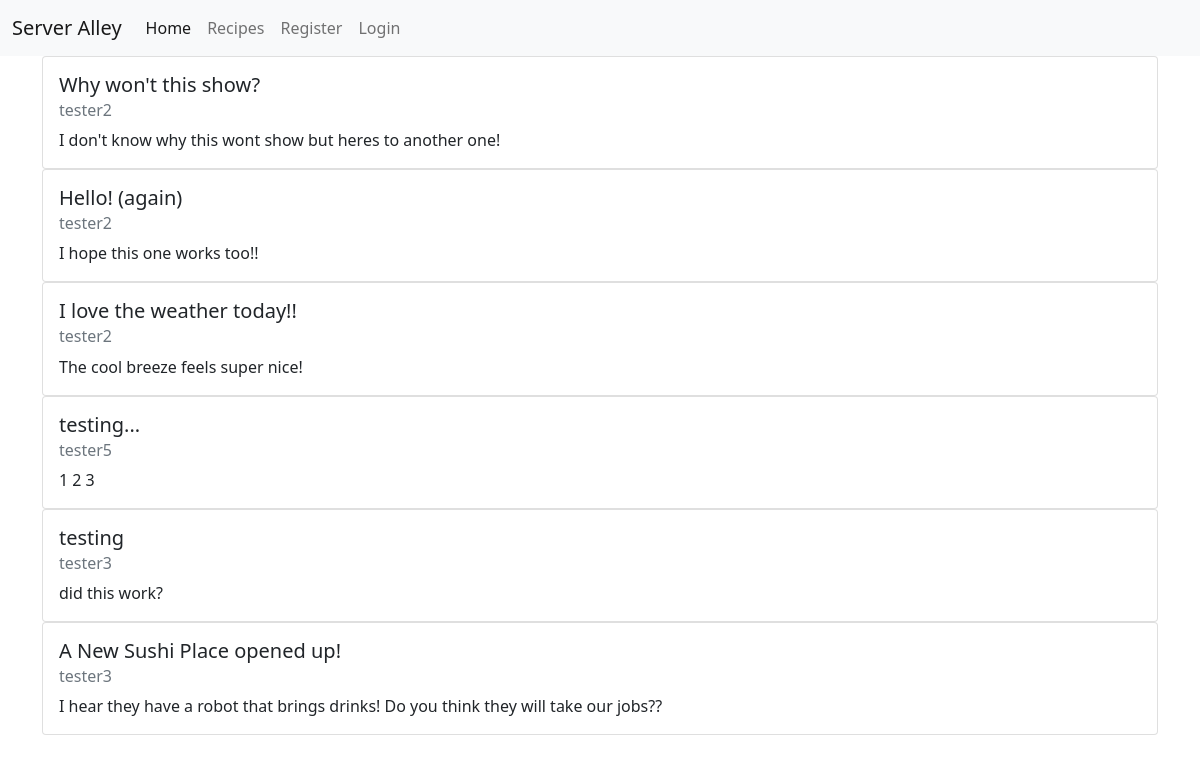
Page /blog on the committed database.
### app/models.py (models this page shows, shortened)
class Post( db.Model):
     id= db.Column(db.Integer, primary_key=True)
     title = db.Column(db.String(100), nullable= False)
     body = db.Column(db.String(1000), nullable= False)
     date_created= db.Column(db.DateTime, nullable= False, default=datetime.utcnow)
     user_id= db.Column (db.Integer,db.ForeignKey('user.id'), nullable=False)
     def get_user(self):
         return User.query.filter_by(id=self.user_id).first().username

class User(db.Model, UserMixin):
    id= db.Column(db.Integer, primary_key=True)
    username= db.Column(db.String(20), unique=True, nullable=False)
    email= db.Column(db.String(50),unique=True, nullable=False)
    password= db.Column(db.String(256), nullable=False)
    date_created= db.Column(db.DateTime, nullable= False, default=datetime.utcnow)
    posts=db.relationship('Post', backref='user')

### app/routes.py (the view)
@app.route('/blog')
def blog():
    posts= Post.query.all()
    return render_template('blog.html', posts = posts)

### app/templates/blog.html (shortened to what this page needs)
{% extends 'base.html' %}
{% block content %}
    {% for post in posts %}
    <div class="card">
        <div class="card-body">
          <h5 class="card-title">{{ post.title}}</h5>
          <h6 class="card-subtitle mb-2 text-muted">{{ post.get_user()}}</h6>
          <p class="card-text">{{ post.body}}</p>
        </div>
      </div>
      {% endfor %}
{% endblock %}

### rows in the picture
Post: title "Why won't this show?", get_user "tester2", body "I don't know why this wont show but heres to another one!"
Post: title "Hello! (again)", get_user "tester2", body "I hope this one works too!!"
Post: title "I love the weather today!!", get_user "tester2", body "The cool breeze feels super nice!"
Post: title "testing...", get_user "tester5", body "1 2 3"
Post: title "testing", get_user "tester3", body "did this work?"
Post: title "A New Sushi Place opened up!", get_user "tester3", body "I hear they have a robot that brings drinks! Do you think they will take our jobs??"
